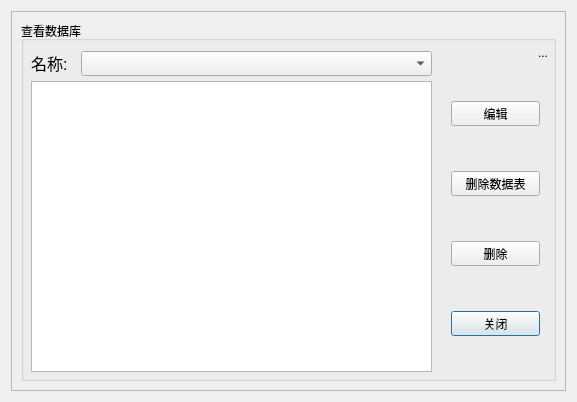
<?xml version="1.0" encoding="UTF-8"?>
<ui version="4.0">
 <class>LookDatabaseDlg</class>
 <widget class="QDialog" name="LookDatabaseDlg">
  <property name="geometry">
   <rect>
    <x>0</x>
    <y>0</y>
    <width>577</width>
    <height>402</height>
   </rect>
  </property>
  <property name="windowTitle">
   <string>Dialog</string>
  </property>
  <layout class="QGridLayout" name="gridLayout">
   <item row="0" column="0">
    <widget class="QFrame" name="frame">
     <property name="frameShape">
      <enum>QFrame::StyledPanel</enum>
     </property>
     <property name="frameShadow">
      <enum>QFrame::Raised</enum>
     </property>
     <layout class="QGridLayout" name="gridLayout_2">
      <item row="0" column="0">
       <widget class="QGroupBox" name="groupBox">
        <property name="title">
         <string>查看数据库</string>
        </property>
        <widget class="QToolButton" name="toolButton">
         <property name="geometry">
          <rect>
           <x>509</x>
           <y>20</y>
           <width>26</width>
           <height>24</height>
          </rect>
         </property>
         <property name="cursor">
          <cursorShape>OpenHandCursor</cursorShape>
         </property>
         <property name="text">
          <string>...</string>
         </property>
         <property name="icon">
          <iconset resource="../res.qrc">
           <normaloff>:/images/help.png</normaloff>:/images/help.png</iconset>
         </property>
         <property name="autoRaise">
          <bool>true</bool>
         </property>
        </widget>
        <widget class="QPushButton" name="closeButton">
         <property name="geometry">
          <rect>
           <x>430</x>
           <y>290</y>
           <width>89</width>
           <height>25</height>
          </rect>
         </property>
         <property name="text">
          <string>关闭</string>
         </property>
        </widget>
        <widget class="QTableWidget" name="tableWidget">
         <property name="geometry">
          <rect>
           <x>10</x>
           <y>60</y>
           <width>401</width>
           <height>291</height>
          </rect>
         </property>
        </widget>
        <widget class="QPushButton" name="deleteButton">
         <property name="geometry">
          <rect>
           <x>430</x>
           <y>220</y>
           <width>89</width>
           <height>25</height>
          </rect>
         </property>
         <property name="text">
          <string>删除</string>
         </property>
        </widget>
        <widget class="QComboBox" name="comboBox">
         <property name="geometry">
          <rect>
           <x>60</x>
           <y>30</y>
           <width>351</width>
           <height>25</height>
          </rect>
         </property>
        </widget>
        <widget class="QLabel" name="label">
         <property name="geometry">
          <rect>
           <x>10</x>
           <y>30</y>
           <width>41</width>
           <height>21</height>
          </rect>
         </property>
         <property name="text">
          <string>&lt;html&gt;&lt;head/&gt;&lt;body&gt;&lt;p&gt;&lt;span style=&quot; font-size:12pt;&quot;&gt;名称:&lt;/span&gt;&lt;/p&gt;&lt;/body&gt;&lt;/html&gt;</string>
         </property>
        </widget>
        <widget class="QPushButton" name="editButton">
         <property name="geometry">
          <rect>
           <x>430</x>
           <y>80</y>
           <width>89</width>
           <height>25</height>
          </rect>
         </property>
         <property name="text">
          <string>编辑</string>
         </property>
        </widget>
        <widget class="QPushButton" name="deleteTableButton">
         <property name="geometry">
          <rect>
           <x>430</x>
           <y>150</y>
           <width>89</width>
           <height>25</height>
          </rect>
         </property>
         <property name="text">
          <string>删除数据表</string>
         </property>
        </widget>
       </widget>
      </item>
     </layout>
    </widget>
   </item>
  </layout>
 </widget>
 <resources>
  <include location="../res.qrc"/>
 </resources>
 <connections/>
</ui>
